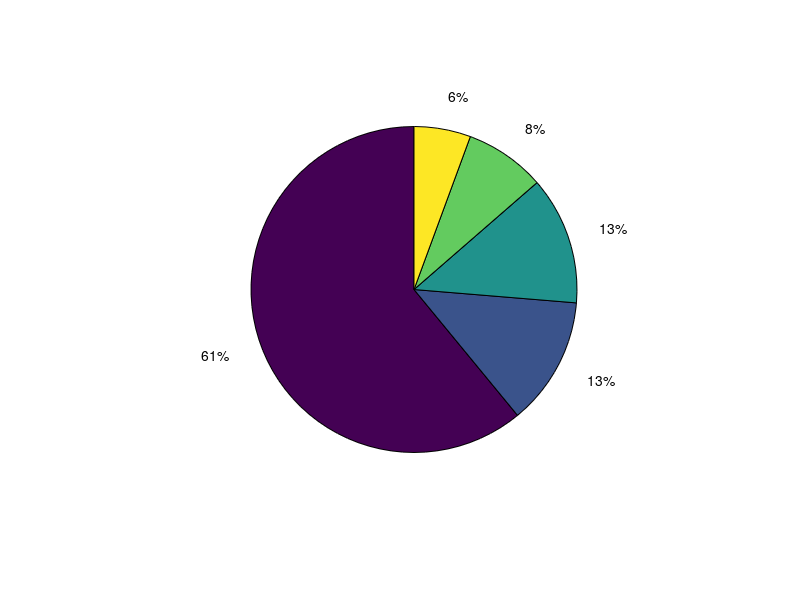

This chart was generated by the following MATLAB code: (Note: this script raises an error after producing the figure.)
% pie
% WORLD POPULATION BY CONTINENTS.

cont = char('Asia' , 'Europe' , 'Africa' , ............
    'N. America' , 'S. America') ;
pop = [3332 ; 696 ; 694 ; 437 ; 307] ;
pie(pop)

for i = 1:5,
    gtext(cont(i,:)) ;
end

title('World Population (1992)' , ..............
    'fontsize' , 18)
